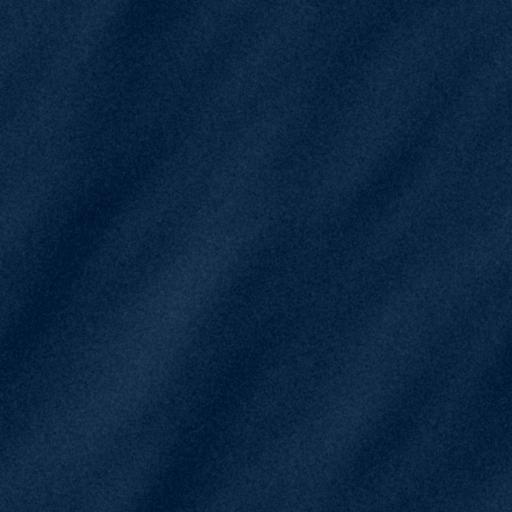
#> input picture texturas/01_cuero_azul_marino.webp, 512 x 512 px, found by its file name
$ python generar-cuero.py
#> lines starting #> are read from the running program, lines starting #| are printed output that depends on the picture
# Genera versiones con mas contraste de la textura de cuero (01) para el encabezado y la barra de Azul clasico.
# Estira cada canal alrededor de su media (x2, x3...), sin tocar el original. Uso: python scripts/generar-cuero.py
from PIL import Image, ImageStat
ORIG='texturas/01_cuero_azul_marino.webp'
im=Image.open(ORIG).convert('RGB')
#> im is the input picture: PIL image 512x512 RGB; mean R, G, B 11.6, 37.5, 64.5
media=ImageStat.Stat(im).mean
#> media = [11.57, 37.52, 64.52]
for k in (2,3):
    lut=[]
    for c in range(3):
        lut+= [max(0,min(255,round(media[c]+(v-media[c])*k))) for v in range(256)]
    out=im.point(lut)
    out.save('texturas/01_cuero_azul_marino_x%d.webp'%k,'WEBP',quality=88)
    print(k,[round(x,1) for x in ImageStat.Stat(out).mean],ImageStat.Stat(out).extrema)
#> this loop made 2 passes
#| 2 [12.1, 37.0, 64.0] [(0, 62), (0, 88), (15, 115)]
#| 3 [14.1, 37.6, 64.6] [(0, 88), (0, 114), (0, 141)]
#> pass 2, `out=im.point(lut)`:
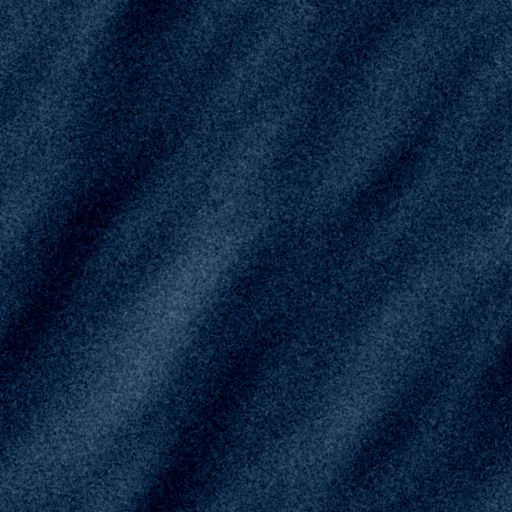
#> out: PIL image 512x512 RGB; mean R, G, B 14.1, 37.6, 64.6

$ run again, with texturas/barra_olivo.webp copied over texturas/01_cuero_azul_marino.webp
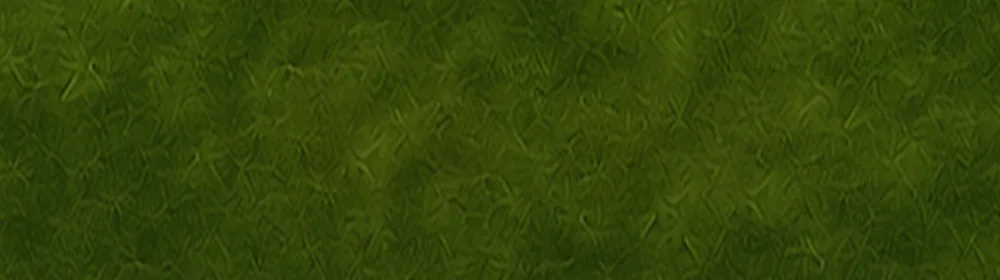
#> input picture texturas/barra_olivo.webp, 1000 x 280 px, found by its file name
#> im is the input picture: PIL image 1000x280 RGB; mean R, G, B 52.5, 70.7, 8.6
#> media = [52.5, 70.74, 8.61]
#> the loop `for k in (2,3):` made 2 passes
#| 2 [52.0, 70.5, 8.9] [(0, 147), (1, 167), (0, 79)]
#| 3 [52.6, 71.2, 10.6] [(0, 195), (0, 216), (0, 115)]
#> pass 2, `out=im.point(lut)`:
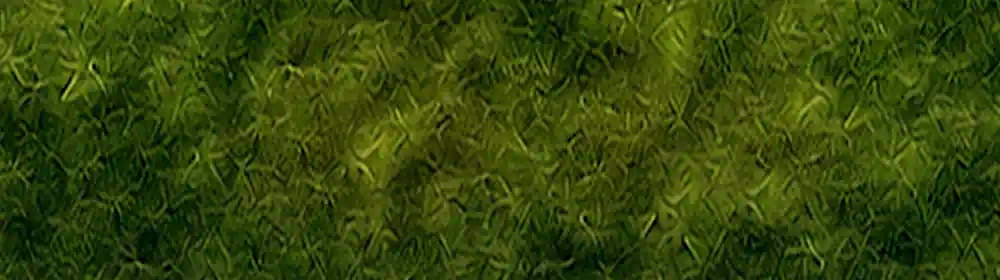
#> out: PIL image 1000x280 RGB; mean R, G, B 52.6, 71.2, 10.6
